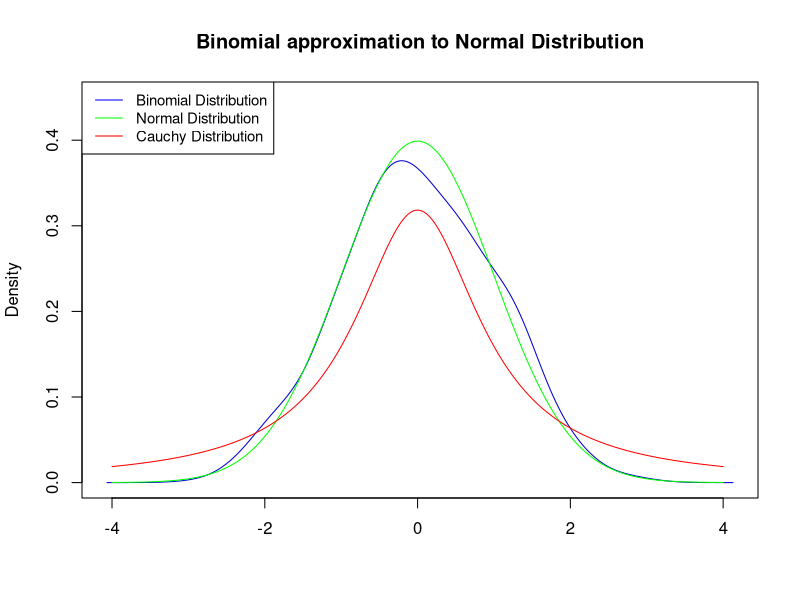

This figure's R source:
# Clear graphics and data
graphics.off()
rm(list = ls())

# Load Packages
library(MASS)
library(KernSmooth)

# Random generation of a bynomial distribution.
p = 0.5
n = 1000

# Random generation of the binomial distribution with parameters 1000*n
# and p

bsample = rbinom(n * 1000, 1, p)

# Create a matrix of binomial random variables

bsamplem = matrix(bsample, n, 1000)

# Compute kernel density estimate

bden = bkde((colMeans(bsamplem) - p)/sqrt(p * (1 - p)/n))

# Proceed to plot the three distributions
plot(bden, col = "blue3", type = "l", lty = 1, lwd = 1, xlab = "", ylab = "Density", 
     main = "Binomial approximation to Normal Distribution", cex.lab = 1, 
     cex.axis = 1, ylim = c(0, 0.45))

plot(dnorm, -4, 4, n = 1000, col = "Green", add = TRUE)

plot(dcauchy, -4, 4, n = 1000, col = "red", add = TRUE)

# Set the legend to differentiate
legend("topleft", legend = c("Binomial Distribution", "Normal Distribution", 
                             "Cauchy Distribution"), lty = 1, col = c("blue", "green", "red"), cex = 0.9)





